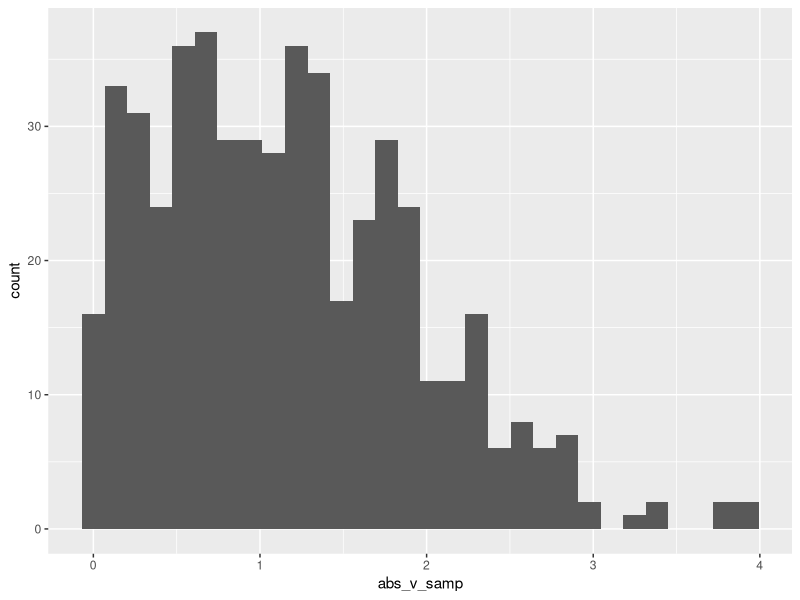

Recreate this plot in R.
## ---- chunk 1
library(tidyverse)

la_df = tibble(
  norm_samp = rnorm(500, mean = 1),
  samp_g0 = norm_samp > 0,
  abs_v_samp = abs(norm_samp)
)

ggplot(la_df, aes(x = abs_v_samp)) + 
  geom_histogram()
